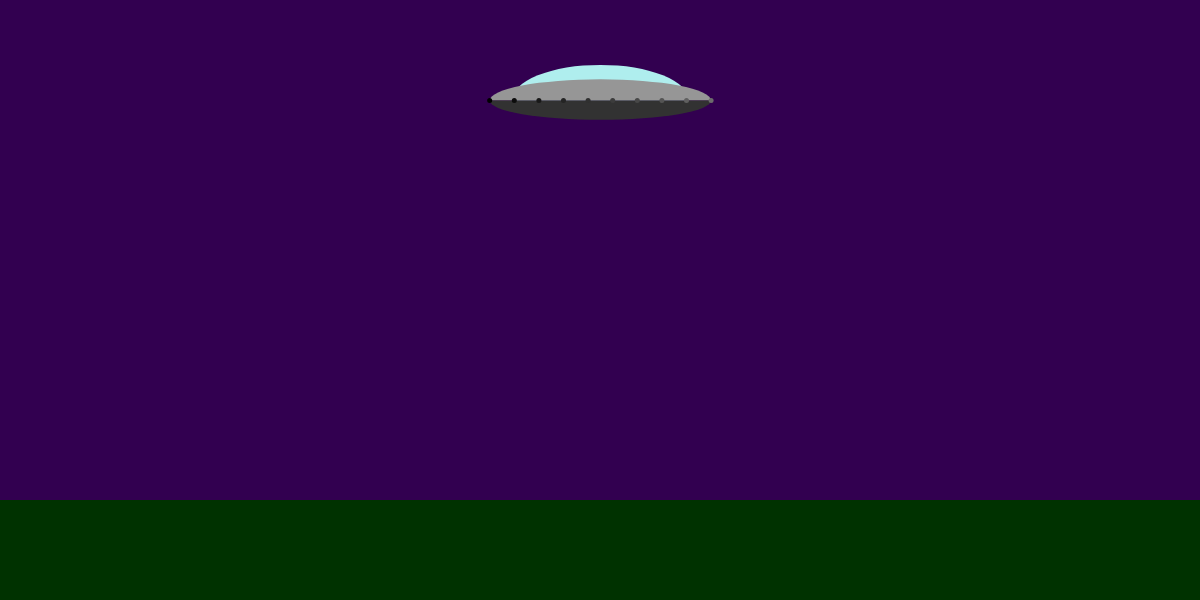
Frame 1 (no input)
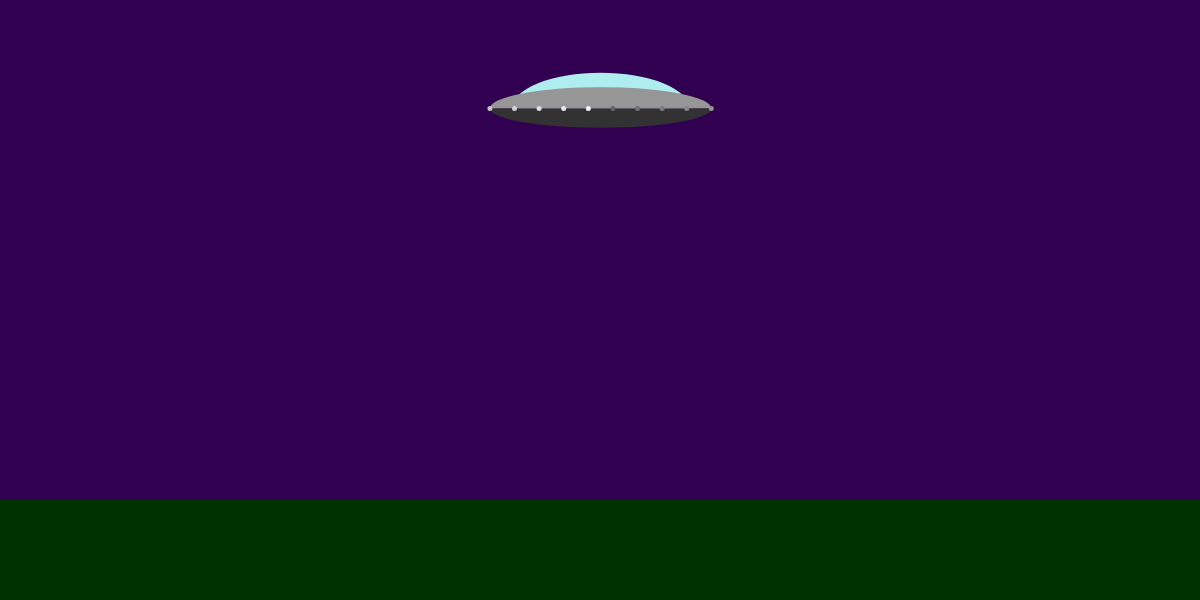
Frame 60 (no input)
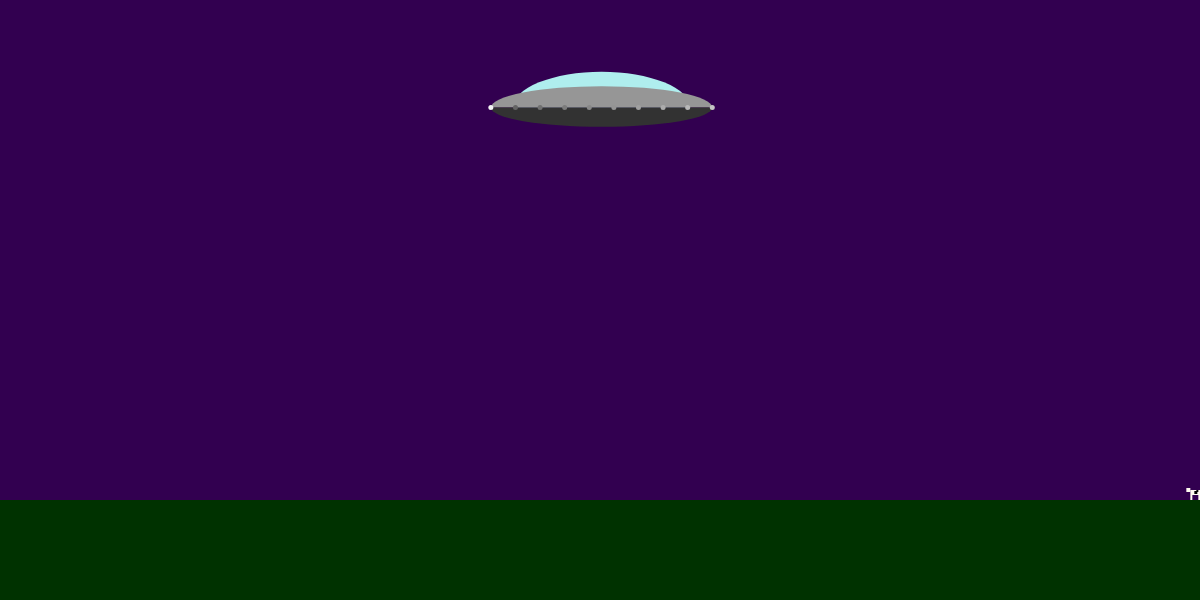
Frame 120 (the mouse pressed at the canvas centre since frame 60)

The p5.js sketch that drew these frames (run headless with seeded random() and noise() and a simulated clock; from frame 60 on, the mouse is pressed at the canvas centre):

// p5.js sketch
// ── sketch.js
//Topic 1.1 
//Object orientation revisted
//part two

var flyingSaucer;
var cowManager;

function FlyingSaucer(x,y)
{
    //public
    this.x = x;
    this.y = y;
    this.beamOn = false;
    
    //private
    var fs_width = random(150,250);
    var fs_height = random(75,125);
    var window_width = random(0.65,0.85);
    var window_height = random(0.75,1);
    var base_height = random(0.25,0.5);
    var num_lights = floor(random(5,25));
    var light_inc = floor(random(5,10));
    var brightnesses = [];
    
    var self = this;
    
    ///////////methods/////////////
    
    this.hover = function()
    {
        this.x += random(-1,1);
        this.y += random(-1,1); 
        
        if(!this.beamOn && random() > 0.995)
        {
            this.beamOn = true;
        }
        else if(this.beamOn && random() > 0.999)
        {
            this.beamOn = false;
        }
    }

    
    this.draw = function()
    {
        if(this.beamOn)
        {
            beam();
        }
        
        
        //draw the window
        fill(175,238,238);
        arc(
            this.x,
            this.y,
            fs_width * window_width,
            fs_height * window_height,
            PI,TWO_PI);

        //draw the body
        fill(150);
        arc(
            this.x,
            this.y,
            fs_width,
            fs_height/2,
            PI,TWO_PI);

        //draw the base
        fill(50);
        arc(
            this.x,
            this.y,
            fs_width,
            fs_height * base_height,
            0,PI);

        //draw the lights
        var incr = (fs_width/(num_lights -1)); 

        for(var i = 0; i < num_lights; i++)
        {

            var x = this.x - fs_width/2 + i * incr;
            fill(brightnesses[i]);
            ellipse(
                x,
                this.y,
                5,
                5
            )
            brightnesses[i] += light_inc;
            if(brightnesses[i] > 255)
            {
                brightnesses[i] = 100;
            }
        }
    }   

    var beam = function()
    {
        if(random() > 0.25)
        {
            fill(255,255,100,150);
            beginShape();
            vertex(self.x - 25,self.y + fs_height * base_height * 0.5);
            vertex(self.x + 25,self.y + fs_height * base_height * 0.5);
            vertex(self.x + 70,height - 100);
            vertex(self.x - 70,height - 100);
            endShape();
        }
    }

    //////// setup code /////////
    
    for(var i = 0; i < num_lights; i++)
    {
        brightnesses.push((i * light_inc * 2)%255);
    }

}


function Cow(x,y)
{
    //public
    this.x = x;
    this.y = y;
    this.direction = random(1,2);
    
    //private
    var step = 0;

    if(random() > 0.5)
    {
        this.direction *= -1;    
    }
    
   
    
    this.draw = function()
    {
        
        push();
        translate(this.x, this.y);
        if(this.direction > 0)
        {
            scale(-1,1);
        }
        
        fill(255,250,240)
        rect(0,-10,10,5);
        
        //legs
        if(step > 5)
        {
            rect(0,-5,2,5);
            rect(8,-5,2,5);
        }
        else
        {
            rect(2,-5,2,5);
            rect(6,-5,2,5);
        }
        
        //head
        rect(-4,-12,4,4);
        
        //markings
        fill(0);
        rect(4,-9,3,3);
        rect(6,-10,2,2);

        pop();
        

        
    }
    
    this.walk = function()
    {
        this.x += this.direction;
        step = (step + 1)%10;
    }

}



function setup()
{
    createCanvas(1200,600);
    noStroke();
    
    flyingSaucer = new FlyingSaucer(width/2,100);
    cowManager = new CowManager();

}

function draw()
{
    background(50,0,80);
    
    //draw the ground
    fill(0,50,0);
    rect(0,height - 100, width, 100);
    

    cowManager.update();
    cowManager.draw();
    
    flyingSaucer.hover();
    flyingSaucer.draw();
    

}

function CowManager(){
    this.minCows = 10;

    var cows = [];

    this.update = function(){
        if(cows.length < this.minCows){
            if(random() > 0.5){
                cows.push(new Cow(-200, height - 100));
            }
            else{    
                cows.push(new Cow(width + 200, height - 100));
            }
        }
        for(var i = 0;i < cows.length; i++){
            cows[i].walk();

            if(cows[i].x > width + 200){
                cows[i].x = -200;
            }
            else if(cows[i].x < -200){
                cows[i].x = width + 200;
            }
        }
    }

    this.draw = function(){
        for(var i = 0; i < cows.length; i++){
            cows[i].draw();
        }
    }
}
